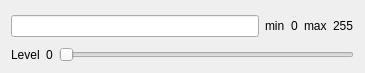
<?xml version="1.0" encoding="UTF-8"?>
<ui version="4.0">
 <class>glOperator</class>
 <widget class="QWidget" name="glOperator">
  <property name="geometry">
   <rect>
    <x>0</x>
    <y>0</y>
    <width>365</width>
    <height>73</height>
   </rect>
  </property>
  <property name="windowTitle">
   <string>Form</string>
  </property>
  <property name="windowIcon">
   <iconset resource="resource.qrc">
    <normaloff>:/images/icon.png</normaloff>:/images/icon.png</iconset>
  </property>
  <layout class="QGridLayout" name="gridLayout">
   <item row="0" column="0">
    <layout class="QVBoxLayout" name="verticalLayout">
     <item>
      <layout class="QHBoxLayout" name="horizontalLayout">
       <item>
        <widget class="QLineEdit" name="lineEdit">
         <property name="readOnly">
          <bool>true</bool>
         </property>
        </widget>
       </item>
       <item>
        <widget class="QLabel" name="min">
         <property name="text">
          <string>min</string>
         </property>
        </widget>
       </item>
       <item>
        <widget class="QLabel" name="minValue">
         <property name="text">
          <string>0</string>
         </property>
        </widget>
       </item>
       <item>
        <widget class="QLabel" name="max">
         <property name="text">
          <string>max</string>
         </property>
        </widget>
       </item>
       <item>
        <widget class="QLabel" name="maxValue">
         <property name="text">
          <string>255</string>
         </property>
        </widget>
       </item>
      </layout>
     </item>
     <item>
      <layout class="QHBoxLayout" name="horizontalLayout_2">
       <item>
        <widget class="QLabel" name="label">
         <property name="text">
          <string>Level</string>
         </property>
        </widget>
       </item>
       <item>
        <widget class="QLabel" name="levelValue">
         <property name="frameShadow">
          <enum>QFrame::Sunken</enum>
         </property>
         <property name="text">
          <string>0</string>
         </property>
        </widget>
       </item>
       <item>
        <widget class="QSlider" name="slider">
         <property name="orientation">
          <enum>Qt::Horizontal</enum>
         </property>
        </widget>
       </item>
      </layout>
     </item>
    </layout>
   </item>
  </layout>
  <zorder></zorder>
 </widget>
 <resources>
  <include location="resource.qrc"/>
 </resources>
 <connections/>
</ui>
